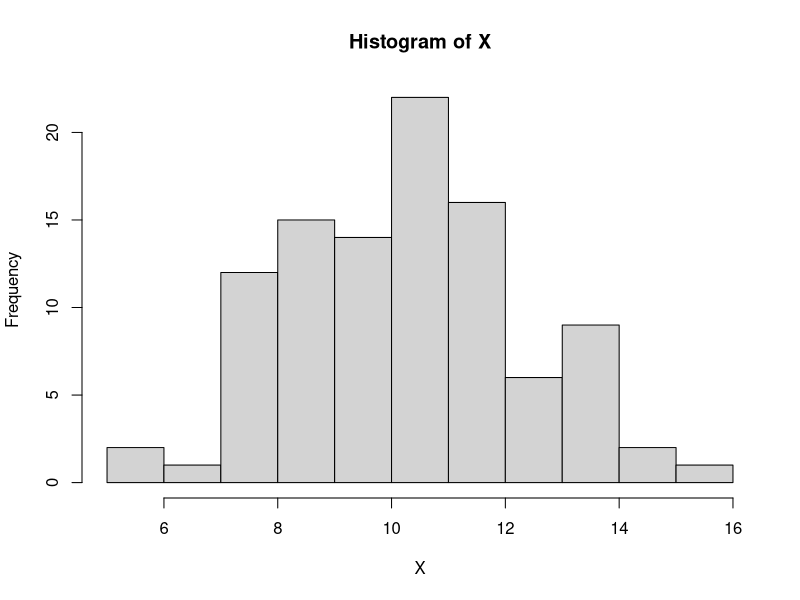
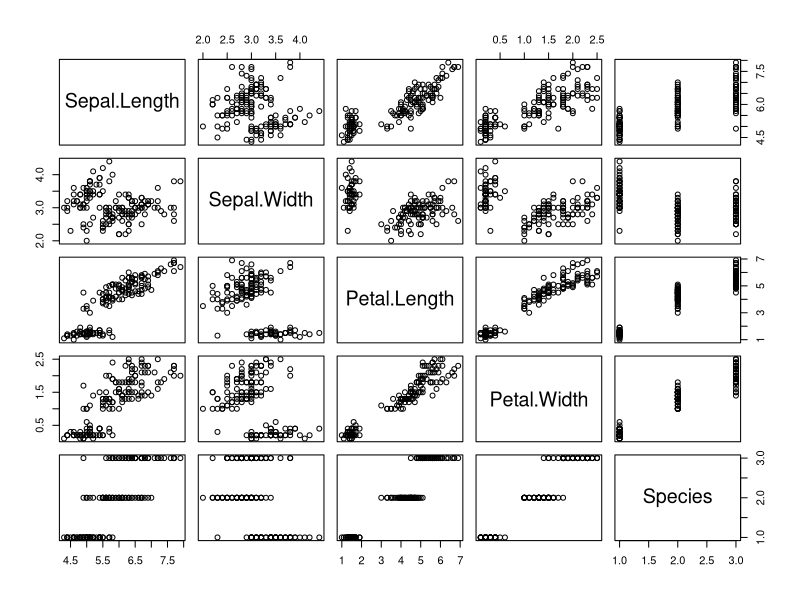

Generate these figures, in order, with R:
## ---- chunk 1
library(tidyverse)
library(readr)
library(readxl)
## ---- chunk 2
A <- c(5,6,7,8)
B <- c(1,2,3,4)
## ---- chunk 3
A + B
A - B
A * B
A / B
A^B
A %/% B
A %% B
## ---- chunk 4
X <- rnorm(100, 10, 2)
X
## ---- chunk 5
hist(X)
## ---- chunk 6
iris
## ---- chunk 7
plot(iris)
## ---- chunk 8
iris[, 2]
## ---- chunk 9
iris[,c(1,3)]
## ---- chunk 10
iris[, "Species"]
## ---- chunk 11
iris$Species
## ---- chunk 12
UA <- read_csv("2017UA_sample_data.csv")
## ---- chunk 13
head(UA)
## ---- chunk 14
summary(UA)
## ---- chunk 15
write_csv(UA, "UA_output.csv")
## ---- chunk 16

## ---- chunk 17
CELL_master <- read_csv("CELL_master.csv", locale = locale(encoding = "UTF-8"))
